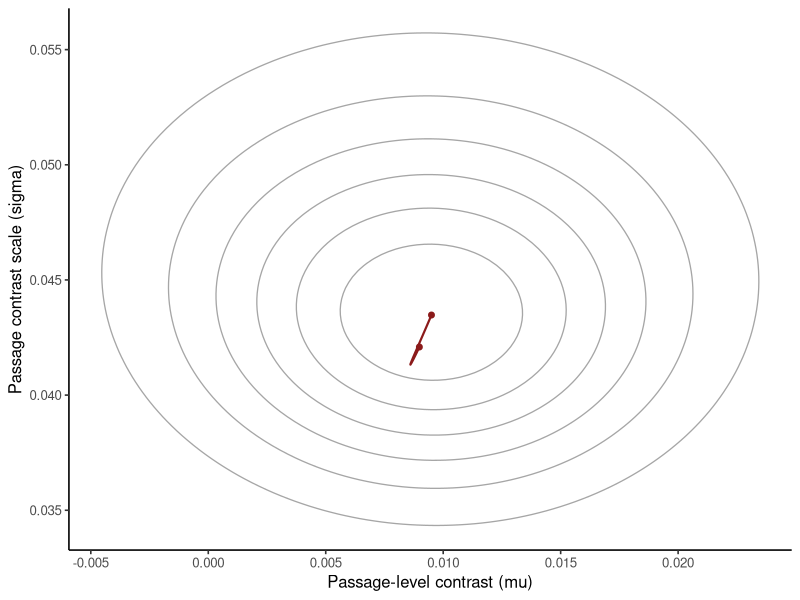

Write R code to recreate this figure.
## ---- chunk 1
#| label: provo-hmc-trajectory
#| code-fold: true
library(ggplot2)

provo <- read.csv("data/provo/passage-summaries.csv", stringsAsFactors = FALSE)
y <- provo$noun_minus_verb_log_ffd
nu <- 4
prior_scale <- 2 * sd(y)
log_sum_exp <- function(x) { m <- max(x); m + log(sum(exp(x - m))) }
log_target <- function(parameter_pair) {
  mu <- parameter_pair[1]; sigma <- exp(parameter_pair[2])
  sum(dt((y - mu) / sigma, df = nu, log = TRUE) - log(sigma)) +
    dnorm(mu, 0, prior_scale, log = TRUE) +
    log(2) + dnorm(sigma, 0, prior_scale, log = TRUE) + parameter_pair[2]
}
gradient_log_target <- function(parameter_pair) {
  mu <- parameter_pair[1]; sigma <- exp(parameter_pair[2]); residual <- y - mu
  scaled_squared <- residual^2 / sigma^2
  c(
    sum((nu + 1) * residual / (nu * sigma^2 + residual^2)) -
      mu / prior_scale^2,
    sum(-1 + (nu + 1) * scaled_squared / (nu + scaled_squared)) -
      sigma^2 / prior_scale^2 + 1
  )
}
mode_fit <- optim(c(median(y), log(mad(y))),
                  function(parameter_pair) -log_target(parameter_pair),
                  gr = function(parameter_pair) -gradient_log_target(parameter_pair),
                  method = "BFGS", hessian = TRUE,
                  control = list(reltol = 1e-12, maxit = 1000L))
local_sd <- sqrt(diag(solve(mode_fit$hessian)))
grid <- expand.grid(
  mu = seq(mode_fit$par[1] - 7 * local_sd[1],
           mode_fit$par[1] + 7 * local_sd[1], length.out = 321L),
  log_sigma = seq(mode_fit$par[2] - 7 * local_sd[2],
                  mode_fit$par[2] + 7 * local_sd[2], length.out = 321L)
)
grid$log_kernel <- apply(grid, 1, log_target)
grid$weight <- exp(grid$log_kernel - log_sum_exp(grid$log_kernel))
grid$sigma <- exp(grid$log_sigma)
grid_mean <- colSums(grid[, c("mu", "log_sigma")] * grid$weight)
centered <- sweep(as.matrix(grid[, c("mu", "log_sigma")]),
                  2, grid_mean, "-")
grid_covariance <- crossprod(centered * sqrt(grid$weight))
transform <- t(chol(grid_covariance))
inverse_transform <- solve(transform)

log_target_z <- function(z) log_target(grid_mean + drop(transform %*% z))
gradient_z <- function(z) {
  drop(t(transform) %*% gradient_log_target(grid_mean + drop(transform %*% z)))
}
record_state <- function(step, q, momentum) {
  parameter_pair <- grid_mean + drop(transform %*% q)
  potential <- -log_target_z(q)
  kinetic <- sum(momentum^2) / 2
  data.frame(step, mu = parameter_pair[1], sigma = exp(parameter_pair[2]),
             potential, kinetic, hamiltonian = potential + kinetic)
}

set.seed(2026101805)
epsilon <- .20
L <- 12L
q <- drop(inverse_transform %*% (mode_fit$par - grid_mean))
momentum <- rnorm(2)
path <- vector("list", L + 1L)
path[[1]] <- record_state(0L, q, momentum)
momentum <- momentum + .5 * epsilon * gradient_z(q)
for (step in seq_len(L)) {
  q <- q + epsilon * momentum
  if (step < L) momentum <- momentum + epsilon * gradient_z(q)
  else momentum <- momentum + .5 * epsilon * gradient_z(q)
  path[[step + 1L]] <- record_state(step, q, momentum)
}
path <- do.call(rbind, path)
energy_error <- tail(path$hamiltonian, 1) - path$hamiltonian[1]
acceptance_probability <- min(1, exp(-energy_error))

stopifnot(length(y) == 55L, abs(energy_error) < .001)
data.frame(step_size = epsilon, leapfrog_steps = L,
           energy_error, acceptance_probability)
## ---- chunk 2
#| label: plot-provo-hmc-trajectory
#| fig-cap: "A 12-step leapfrog path through the passage-level Student-t posterior. Contours come from the normalized grid; the two accent points are the trajectory endpoints."
grid$relative_density <- exp(grid$log_kernel - max(grid$log_kernel))
ggplot(grid, aes(mu, sigma, z = relative_density)) +
  geom_contour(color = "grey65", bins = 7, linewidth = .45) +
  geom_path(data = path, aes(mu, sigma), color = "#8B1A1A",
            linewidth = .75, inherit.aes = FALSE) +
  geom_point(data = path[c(1, nrow(path)), ], aes(mu, sigma),
             color = "#8B1A1A", size = 1.7, inherit.aes = FALSE) +
  labs(x = "Passage-level contrast (mu)",
       y = "Passage contrast scale (sigma)") +
  theme_classic(base_size = 12)
